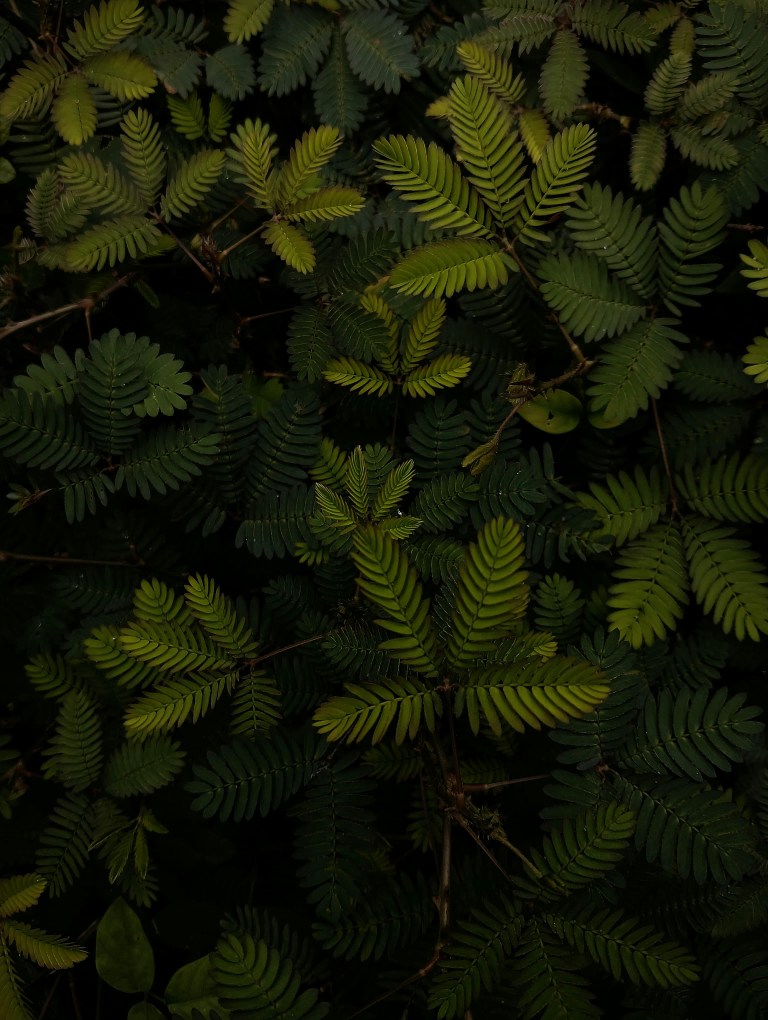
#> input picture pythonProject1/Pillow Modülü/Python Resim Kırpma.jpg, 3072 x 4080 px (shown at 1/4 size)
$ python 'Resim Kırpma.py'
#> lines starting #> are read from the running program, lines starting #| are printed output that depends on the picture
from PIL import Image,ImageFilter

image = Image.open("Python Resim Kırpma.jpg")
#> image is the input picture: PIL image 3072x4080 RGB; mean R, G, B 22.6, 26.4, 7
image.save("Python Resim Kırpma2.jpg")
image.rotate(180).save("Python Resim Kırpma3.jpg")
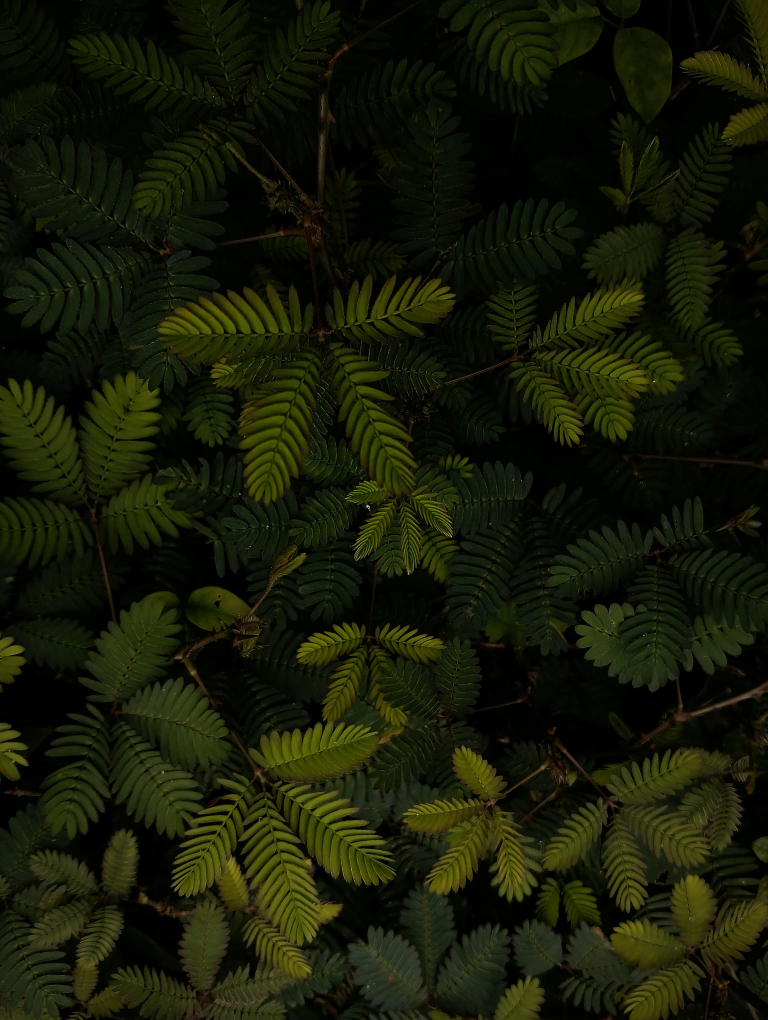
#> saved as Python Resim Kırpma3.jpg: PIL image 3072x4080 RGB (shown at 1/4 size); mean R, G, B 22.6, 26.4, 7
image.rotate(90).save("Python Resim Kırpma4.jpg")
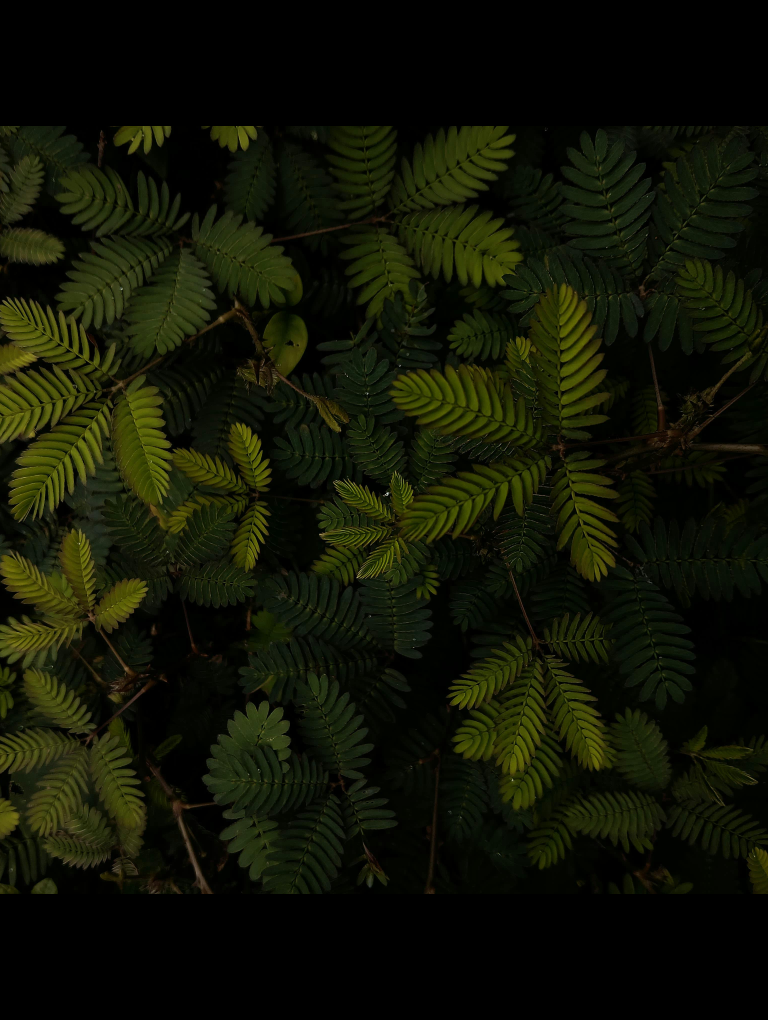
#> saved as Python Resim Kırpma4.jpg: PIL image 3072x4080 RGB (shown at 1/4 size); mean R, G, B 16.9, 20, 4.9
image.convert(mode = "L").save("Python Resim Kırpma5.jpg")
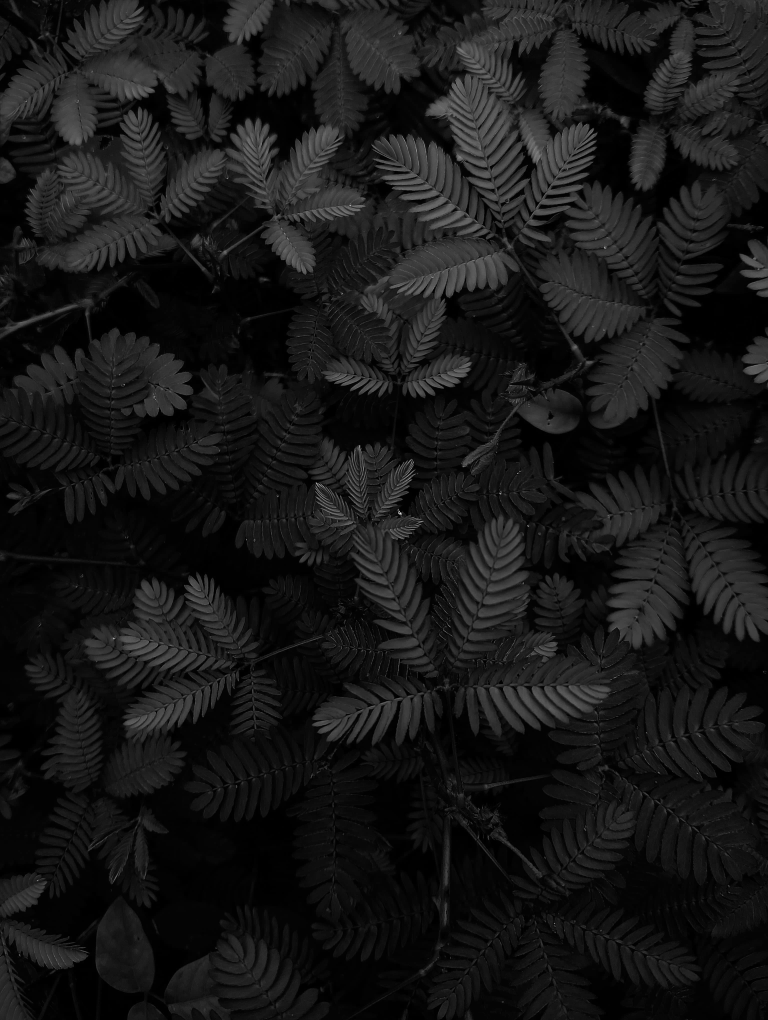
#> saved as Python Resim Kırpma5.jpg: PIL image 3072x4080 L (shown at 1/4 size); min 0, max 254, mean 23
degistir = (960,600)
image.thumbnail(degistir)
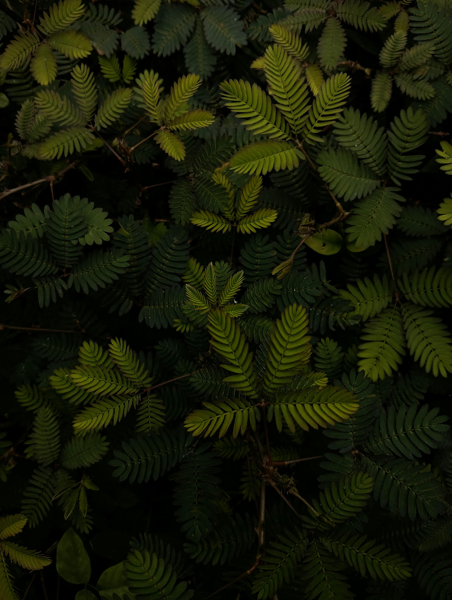
#> image: PIL image 452x600 RGB; mean R, G, B 22.5, 26.3, 6.9
image.save("Python Resim Kırpma6.jpg")
image.filter(ImageFilter.GaussianBlur(5)).save("Python Resim Kırpma7.jpg") # Bulurlaştırmak için 5 değerini arttırdıkça daha çok bulurlaşacaktır.
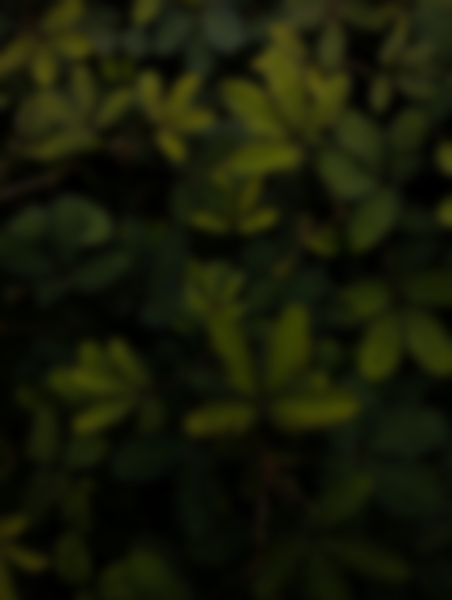
#> saved as Python Resim Kırpma7.jpg: PIL image 452x600 RGB; mean R, G, B 22.5, 26.3, 6.9
